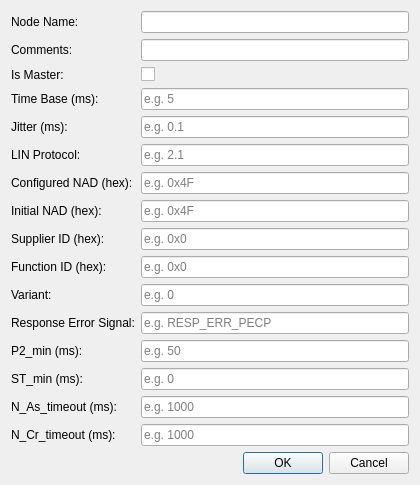
<?xml version="1.0" encoding="UTF-8"?>
<ui version="4.0">
 <class>dbNodeEditor</class>
 <widget class="QDialog" name="dbNodeEditor">
  <property name="geometry">
   <rect>
    <x>0</x>
    <y>0</y>
    <width>420</width>
    <height>420</height>
   </rect>
  </property>
  <property name="windowTitle">
   <string>Node Editor (LIN)</string>
  </property>
  <layout class="QVBoxLayout" name="verticalLayout">
   <item>
    <layout class="QFormLayout" name="formLayout">

     <item row="0" column="0">
      <widget class="QLabel" name="label_name">
       <property name="text"><string>Node Name:</string></property>
      </widget>
     </item>
     <item row="0" column="1">
      <widget class="QLineEdit" name="lineMsgName"/>
     </item>

     <item row="1" column="0">
      <widget class="QLabel" name="label_comment">
       <property name="text"><string>Comments:</string></property>
      </widget>
     </item>
     <item row="1" column="1">
      <widget class="QLineEdit" name="lineComment"/>
     </item>

     <item row="2" column="0">
      <widget class="QLabel" name="label_master">
       <property name="text"><string>Is Master:</string></property>
      </widget>
     </item>
     <item row="2" column="1">
      <widget class="QCheckBox" name="cbIsMaster">
       <property name="text"><string></string></property>
      </widget>
     </item>

     <item row="3" column="0">
      <widget class="QLabel" name="label_timebase">
       <property name="text"><string>Time Base (ms):</string></property>
      </widget>
     </item>
     <item row="3" column="1">
      <widget class="QLineEdit" name="lineTimeBase">
       <property name="placeholderText"><string>e.g. 5</string></property>
      </widget>
     </item>

     <item row="4" column="0">
      <widget class="QLabel" name="label_jitter">
       <property name="text"><string>Jitter (ms):</string></property>
      </widget>
     </item>
     <item row="4" column="1">
      <widget class="QLineEdit" name="lineJitter">
       <property name="placeholderText"><string>e.g. 0.1</string></property>
      </widget>
     </item>

     <item row="5" column="0">
      <widget class="QLabel" name="label_protocol">
       <property name="text"><string>LIN Protocol:</string></property>
      </widget>
     </item>
     <item row="5" column="1">
      <widget class="QLineEdit" name="lineProtocolVersion">
       <property name="placeholderText"><string>e.g. 2.1</string></property>
      </widget>
     </item>

     <item row="6" column="0">
      <widget class="QLabel" name="label_configuredNAD">
       <property name="text"><string>Configured NAD (hex):</string></property>
      </widget>
     </item>
     <item row="6" column="1">
      <widget class="QLineEdit" name="lineConfiguredNAD">
       <property name="placeholderText"><string>e.g. 0x4F</string></property>
      </widget>
     </item>

     <item row="7" column="0">
      <widget class="QLabel" name="label_initialNAD">
       <property name="text"><string>Initial NAD (hex):</string></property>
      </widget>
     </item>
     <item row="7" column="1">
      <widget class="QLineEdit" name="lineInitialNAD">
       <property name="placeholderText"><string>e.g. 0x4F</string></property>
      </widget>
     </item>

     <item row="8" column="0">
      <widget class="QLabel" name="label_supplierID">
       <property name="text"><string>Supplier ID (hex):</string></property>
      </widget>
     </item>
     <item row="8" column="1">
      <widget class="QLineEdit" name="lineSupplierID">
       <property name="placeholderText"><string>e.g. 0x0</string></property>
      </widget>
     </item>

     <item row="9" column="0">
      <widget class="QLabel" name="label_functionID">
       <property name="text"><string>Function ID (hex):</string></property>
      </widget>
     </item>
     <item row="9" column="1">
      <widget class="QLineEdit" name="lineFunctionID">
       <property name="placeholderText"><string>e.g. 0x0</string></property>
      </widget>
     </item>

     <item row="10" column="0">
      <widget class="QLabel" name="label_variant">
       <property name="text"><string>Variant:</string></property>
      </widget>
     </item>
     <item row="10" column="1">
      <widget class="QLineEdit" name="lineVariant">
       <property name="placeholderText"><string>e.g. 0</string></property>
      </widget>
     </item>

     <item row="11" column="0">
      <widget class="QLabel" name="label_responseError">
       <property name="text"><string>Response Error Signal:</string></property>
      </widget>
     </item>
     <item row="11" column="1">
      <widget class="QLineEdit" name="lineResponseError">
       <property name="placeholderText"><string>e.g. RESP_ERR_PECP</string></property>
      </widget>
     </item>

     <item row="12" column="0">
      <widget class="QLabel" name="label_P2Min">
       <property name="text"><string>P2_min (ms):</string></property>
      </widget>
     </item>
     <item row="12" column="1">
      <widget class="QLineEdit" name="lineP2Min">
       <property name="placeholderText"><string>e.g. 50</string></property>
      </widget>
     </item>

     <item row="13" column="0">
      <widget class="QLabel" name="label_STMin">
       <property name="text"><string>ST_min (ms):</string></property>
      </widget>
     </item>
     <item row="13" column="1">
      <widget class="QLineEdit" name="lineSTMin">
       <property name="placeholderText"><string>e.g. 0</string></property>
      </widget>
     </item>

     <item row="14" column="0">
      <widget class="QLabel" name="label_NAs">
       <property name="text"><string>N_As_timeout (ms):</string></property>
      </widget>
     </item>
     <item row="14" column="1">
      <widget class="QLineEdit" name="lineNAsTimeout">
       <property name="placeholderText"><string>e.g. 1000</string></property>
      </widget>
     </item>

     <item row="15" column="0">
      <widget class="QLabel" name="label_NCr">
       <property name="text"><string>N_Cr_timeout (ms):</string></property>
      </widget>
     </item>
     <item row="15" column="1">
      <widget class="QLineEdit" name="lineNCrTimeout">
       <property name="placeholderText"><string>e.g. 1000</string></property>
      </widget>
     </item>

    </layout>
   </item>

   <item>
    <widget class="QDialogButtonBox" name="buttonBox">
     <property name="standardButtons">
      <set>QDialogButtonBox::Ok|QDialogButtonBox::Cancel</set>
     </property>
    </widget>
   </item>

  </layout>
 </widget>
 <resources/>
 <connections/>
</ui>
